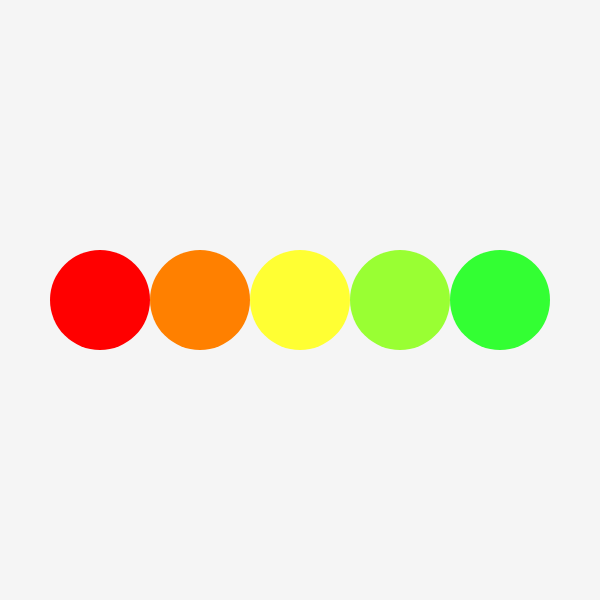
Frame 1 (no input)
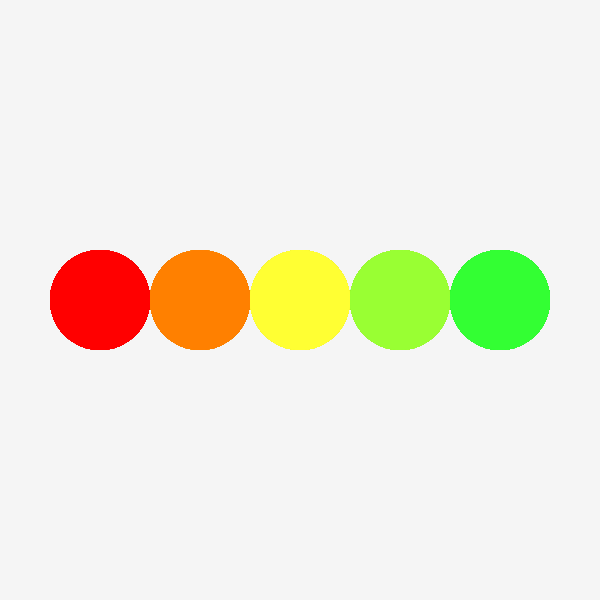
Frame 60 (no input)
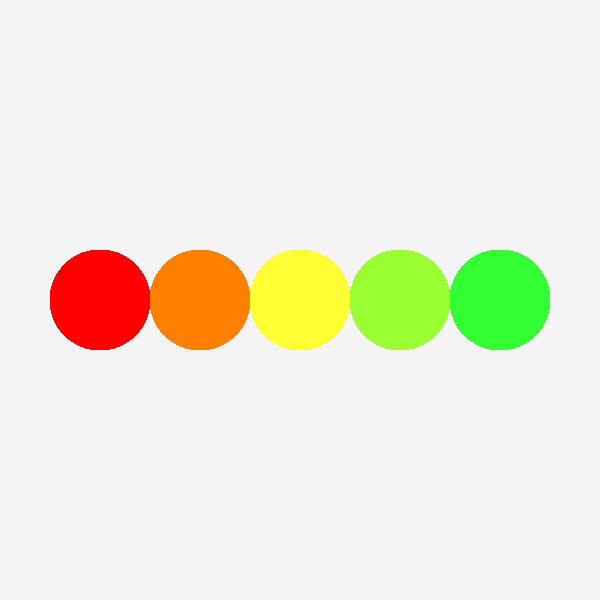
Frame 120 (the mouse pressed at the canvas centre since frame 60)

The p5.js sketch that drew these frames (run headless with seeded random() and noise() and a simulated clock; from frame 60 on, the mouse is pressed at the canvas centre):

// p5.js sketch
// ── sketch.js

function setup() {
  createCanvas(600, 600);
  noStroke();
  background(245);

}

function draw() {

  fill(255, 0, 0);
  ellipse(100, 300, 100, 100);

  fill(255, 128, 0);
  ellipse(200, 300, 100, 100);

  fill(255, 255, 51);
  ellipse(300, 300, 100, 100);

  fill(153, 255, 51);
  ellipse(400, 300, 100, 100);

  fill(51, 255, 51);
  ellipse(500, 300, 100, 100);
}
